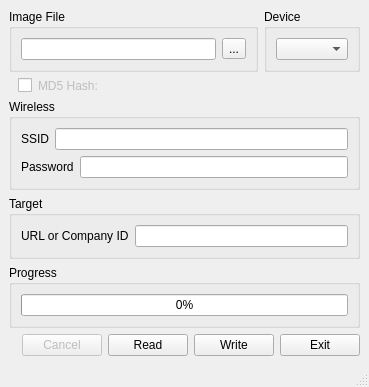
<?xml version="1.0" encoding="UTF-8"?>
<ui version="4.0">
 <class>MainWindow</class>
 <widget class="QMainWindow" name="MainWindow">
  <property name="geometry">
   <rect>
    <x>0</x>
    <y>0</y>
    <width>355</width>
    <height>363</height>
   </rect>
  </property>
  <property name="acceptDrops">
   <bool>true</bool>
  </property>
  <property name="windowTitle">
   <string>Win32 Disk Imager</string>
  </property>
  <property name="windowIcon">
   <iconset resource="gui_icons.qrc">
    <normaloff>:/images/images/Win32DiskImager.png</normaloff>:/images/images/Win32DiskImager.png</iconset>
  </property>
  <widget class="QWidget" name="centralwidget">
   <layout class="QFormLayout" name="formLayout">
    <item row="1" column="0">
     <layout class="QHBoxLayout">
      <property name="spacing">
       <number>6</number>
      </property>
      <property name="margin">
       <number>0</number>
      </property>
      <item>
       <layout class="QVBoxLayout" name="verticalLayout">
        <property name="spacing">
         <number>0</number>
        </property>
        <item>
         <layout class="QHBoxLayout" name="horizontalLayout">
          <property name="leftMargin">
           <number>9</number>
          </property>
          <item>
           <widget class="QCheckBox" name="md5CheckBox">
            <property name="sizePolicy">
             <sizepolicy hsizetype="Fixed" vsizetype="Fixed">
              <horstretch>0</horstretch>
              <verstretch>0</verstretch>
             </sizepolicy>
            </property>
            <property name="minimumSize">
             <size>
              <width>20</width>
              <height>0</height>
             </size>
            </property>
            <property name="toolTip">
             <string>If checked, will generate the MD5 hash for the image file</string>
            </property>
            <property name="text">
             <string/>
            </property>
           </widget>
          </item>
          <item>
           <widget class="QLabel" name="md5header">
            <property name="enabled">
             <bool>false</bool>
            </property>
            <property name="sizePolicy">
             <sizepolicy hsizetype="Fixed" vsizetype="Preferred">
              <horstretch>0</horstretch>
              <verstretch>0</verstretch>
             </sizepolicy>
            </property>
            <property name="text">
             <string>MD5 Hash: </string>
            </property>
           </widget>
          </item>
          <item>
           <widget class="QLabel" name="md5label">
            <property name="enabled">
             <bool>false</bool>
            </property>
            <property name="text">
             <string notr="true"/>
            </property>
            <property name="textInteractionFlags">
             <set>Qt::LinksAccessibleByMouse|Qt::TextSelectableByMouse</set>
            </property>
           </widget>
          </item>
         </layout>
        </item>
       </layout>
      </item>
     </layout>
    </item>
    <item row="5" column="0">
     <layout class="QHBoxLayout">
      <item>
       <widget class="QLabel" name="VerLabel">
        <property name="baseSize">
         <size>
          <width>40</width>
          <height>20</height>
         </size>
        </property>
        <property name="text">
         <string notr="true"/>
        </property>
        <property name="alignment">
         <set>Qt::AlignCenter</set>
        </property>
       </widget>
      </item>
      <item>
       <widget class="QPushButton" name="bCancel">
        <property name="enabled">
         <bool>false</bool>
        </property>
        <property name="sizePolicy">
         <sizepolicy hsizetype="Fixed" vsizetype="Fixed">
          <horstretch>0</horstretch>
          <verstretch>0</verstretch>
         </sizepolicy>
        </property>
        <property name="statusTip">
         <string>Cancel current process.</string>
        </property>
        <property name="text">
         <string>Cancel</string>
        </property>
       </widget>
      </item>
      <item>
       <widget class="QPushButton" name="bRead">
        <property name="sizePolicy">
         <sizepolicy hsizetype="Fixed" vsizetype="Fixed">
          <horstretch>0</horstretch>
          <verstretch>0</verstretch>
         </sizepolicy>
        </property>
        <property name="toolTip">
         <string/>
        </property>
        <property name="statusTip">
         <string>Read data from 'Device' to 'Image File'</string>
        </property>
        <property name="text">
         <string>Read</string>
        </property>
       </widget>
      </item>
      <item>
       <widget class="QPushButton" name="bWrite">
        <property name="sizePolicy">
         <sizepolicy hsizetype="Fixed" vsizetype="Fixed">
          <horstretch>0</horstretch>
          <verstretch>0</verstretch>
         </sizepolicy>
        </property>
        <property name="statusTip">
         <string>Write data in 'Image File' to 'Device'</string>
        </property>
        <property name="text">
         <string>Write</string>
        </property>
       </widget>
      </item>
      <item>
       <widget class="QPushButton" name="bExit">
        <property name="sizePolicy">
         <sizepolicy hsizetype="Fixed" vsizetype="Fixed">
          <horstretch>0</horstretch>
          <verstretch>0</verstretch>
         </sizepolicy>
        </property>
        <property name="statusTip">
         <string>Exit Win32 Disk Imager</string>
        </property>
        <property name="text">
         <string>Exit</string>
        </property>
       </widget>
      </item>
     </layout>
    </item>
    <item row="3" column="0" colspan="2">
     <widget class="QGroupBox" name="gbTarget">
      <property name="title">
       <string>Target</string>
      </property>
      <layout class="QVBoxLayout" name="verticalLayout_4">
       <item>
        <layout class="QHBoxLayout" name="horizontalLayout_4">
         <item>
          <widget class="QLabel" name="lbTarget">
           <property name="text">
            <string>URL or Company ID</string>
           </property>
          </widget>
         </item>
         <item>
          <widget class="QLineEdit" name="leTarget"/>
         </item>
        </layout>
       </item>
      </layout>
     </widget>
    </item>
    <item row="2" column="0" colspan="2">
     <widget class="QGroupBox" name="gbWireless">
      <property name="title">
       <string>Wireless</string>
      </property>
      <layout class="QVBoxLayout" name="verticalLayout_3">
       <item>
        <layout class="QVBoxLayout" name="verticalLayout_2">
         <item>
          <layout class="QHBoxLayout" name="horizontalLayout_2">
           <item>
            <widget class="QLabel" name="lbSSID">
             <property name="text">
              <string>SSID</string>
             </property>
            </widget>
           </item>
           <item>
            <widget class="QLineEdit" name="leSSID"/>
           </item>
          </layout>
         </item>
         <item>
          <layout class="QHBoxLayout" name="horizontalLayout_3">
           <item>
            <widget class="QLabel" name="lbPassword">
             <property name="text">
              <string>Password</string>
             </property>
            </widget>
           </item>
           <item>
            <widget class="QLineEdit" name="lePassword"/>
           </item>
          </layout>
         </item>
        </layout>
       </item>
      </layout>
     </widget>
    </item>
    <item row="0" column="0" colspan="2">
     <layout class="QHBoxLayout">
      <item>
       <widget class="QGroupBox" name="groupBox">
        <property name="title">
         <string>Image File</string>
        </property>
        <layout class="QHBoxLayout">
         <property name="spacing">
          <number>6</number>
         </property>
         <property name="margin">
          <number>9</number>
         </property>
         <item>
          <widget class="QLineEdit" name="leFile"/>
         </item>
         <item>
          <widget class="QToolButton" name="tbBrowse">
           <property name="text">
            <string>...</string>
           </property>
           <property name="icon">
            <iconset resource="gui_icons.qrc">
             <normaloff>:/images/images/browse.png</normaloff>:/images/images/browse.png</iconset>
           </property>
          </widget>
         </item>
        </layout>
       </widget>
      </item>
      <item>
       <widget class="QGroupBox" name="groupBox_2">
        <property name="title">
         <string>Device</string>
        </property>
        <layout class="QHBoxLayout">
         <property name="spacing">
          <number>6</number>
         </property>
         <property name="margin">
          <number>9</number>
         </property>
         <item>
          <widget class="QComboBox" name="cboxDevice">
           <property name="sizePolicy">
            <sizepolicy hsizetype="Preferred" vsizetype="Fixed">
             <horstretch>0</horstretch>
             <verstretch>0</verstretch>
            </sizepolicy>
           </property>
          </widget>
         </item>
        </layout>
       </widget>
      </item>
     </layout>
    </item>
    <item row="4" column="0" colspan="2">
     <widget class="QGroupBox" name="groupBox_5">
      <property name="title">
       <string>Progress</string>
      </property>
      <layout class="QHBoxLayout">
       <property name="spacing">
        <number>6</number>
       </property>
       <property name="margin">
        <number>9</number>
       </property>
       <item>
        <widget class="QProgressBar" name="progressbar">
         <property name="value">
          <number>0</number>
         </property>
         <property name="textVisible">
          <bool>true</bool>
         </property>
         <property name="format">
          <string>%p%</string>
         </property>
        </widget>
       </item>
      </layout>
     </widget>
    </item>
   </layout>
  </widget>
  <widget class="QStatusBar" name="statusbar"/>
 </widget>
 <resources>
  <include location="gui_icons.qrc"/>
 </resources>
 <connections>
  <connection>
   <sender>bExit</sender>
   <signal>clicked()</signal>
   <receiver>MainWindow</receiver>
   <slot>close()</slot>
   <hints>
    <hint type="sourcelabel">
     <x>270</x>
     <y>98</y>
    </hint>
    <hint type="destinationlabel">
     <x>154</x>
     <y>68</y>
    </hint>
   </hints>
  </connection>
 </connections>
</ui>
